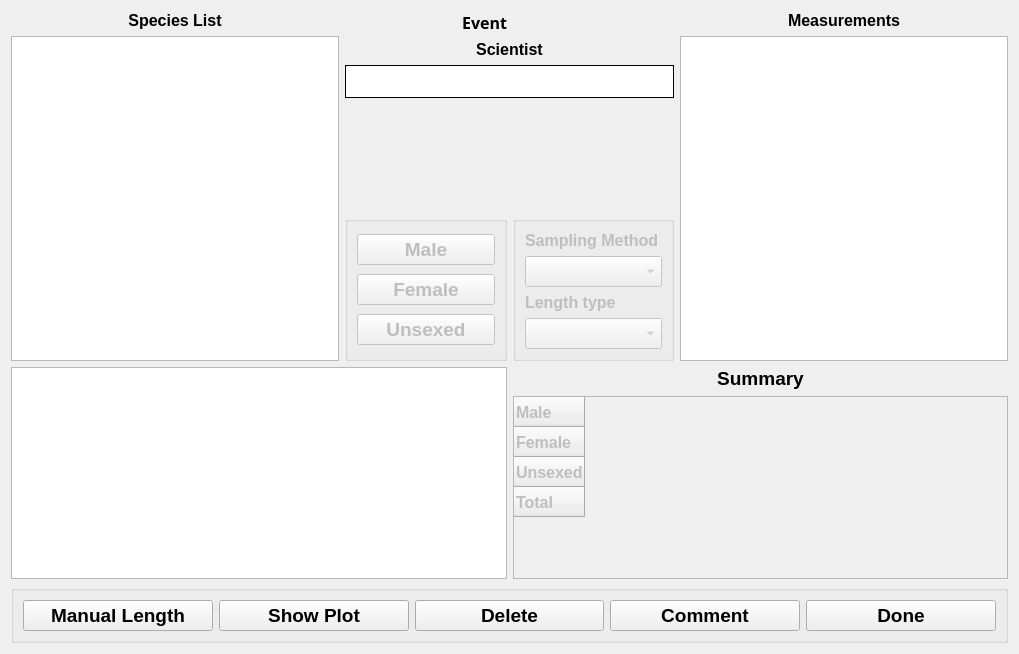
<?xml version="1.0" encoding="UTF-8"?>
<ui version="4.0">
 <class>clamsLength</class>
 <widget class="QDialog" name="clamsLength">
  <property name="geometry">
   <rect>
    <x>0</x>
    <y>0</y>
    <width>1019</width>
    <height>654</height>
   </rect>
  </property>
  <property name="windowTitle">
   <string>CLAMS Length</string>
  </property>
  <layout class="QVBoxLayout" name="verticalLayout_5">
   <item>
    <layout class="QHBoxLayout" name="horizontalLayout_2">
     <item>
      <layout class="QVBoxLayout" name="verticalLayout_3">
       <item>
        <widget class="QLabel" name="label_5">
         <property name="sizePolicy">
          <sizepolicy hsizetype="Preferred" vsizetype="Preferred">
           <horstretch>15</horstretch>
           <verstretch>0</verstretch>
          </sizepolicy>
         </property>
         <property name="font">
          <font>
           <pointsize>12</pointsize>
           <bold>true</bold>
          </font>
         </property>
         <property name="text">
          <string>Species List</string>
         </property>
         <property name="alignment">
          <set>Qt::AlignCenter</set>
         </property>
        </widget>
       </item>
       <item>
        <widget class="QListWidget" name="speciesList">
         <property name="sizePolicy">
          <sizepolicy hsizetype="Expanding" vsizetype="MinimumExpanding">
           <horstretch>15</horstretch>
           <verstretch>75</verstretch>
          </sizepolicy>
         </property>
         <property name="font">
          <font>
           <pointsize>11</pointsize>
           <bold>true</bold>
          </font>
         </property>
        </widget>
       </item>
      </layout>
     </item>
     <item>
      <layout class="QGridLayout" name="gridLayout">
       <item row="3" column="0" colspan="2">
        <widget class="QLabel" name="picLabel">
         <property name="sizePolicy">
          <sizepolicy hsizetype="Preferred" vsizetype="MinimumExpanding">
           <horstretch>15</horstretch>
           <verstretch>0</verstretch>
          </sizepolicy>
         </property>
         <property name="font">
          <font>
           <pointsize>36</pointsize>
          </font>
         </property>
         <property name="autoFillBackground">
          <bool>true</bool>
         </property>
         <property name="frameShape">
          <enum>QFrame::NoFrame</enum>
         </property>
         <property name="frameShadow">
          <enum>QFrame::Plain</enum>
         </property>
         <property name="text">
          <string/>
         </property>
        </widget>
       </item>
       <item row="1" column="0" colspan="2">
        <widget class="QLabel" name="label_10">
         <property name="sizePolicy">
          <sizepolicy hsizetype="Preferred" vsizetype="Preferred">
           <horstretch>15</horstretch>
           <verstretch>0</verstretch>
          </sizepolicy>
         </property>
         <property name="font">
          <font>
           <pointsize>12</pointsize>
           <bold>true</bold>
          </font>
         </property>
         <property name="text">
          <string>Scientist</string>
         </property>
         <property name="alignment">
          <set>Qt::AlignCenter</set>
         </property>
        </widget>
       </item>
       <item row="4" column="1">
        <widget class="QGroupBox" name="otherBox">
         <property name="enabled">
          <bool>false</bool>
         </property>
         <property name="title">
          <string/>
         </property>
         <layout class="QVBoxLayout" name="verticalLayout_6">
          <item>
           <widget class="QLabel" name="label_2">
            <property name="font">
             <font>
              <pointsize>12</pointsize>
              <bold>true</bold>
             </font>
            </property>
            <property name="text">
             <string>Sampling Method</string>
            </property>
           </widget>
          </item>
          <item>
           <widget class="QComboBox" name="samplingMethodBox">
            <property name="font">
             <font>
              <pointsize>14</pointsize>
              <bold>true</bold>
             </font>
            </property>
           </widget>
          </item>
          <item>
           <widget class="QLabel" name="label">
            <property name="font">
             <font>
              <pointsize>12</pointsize>
              <bold>true</bold>
             </font>
            </property>
            <property name="text">
             <string>Length type</string>
            </property>
           </widget>
          </item>
          <item>
           <widget class="QComboBox" name="lengthTypeBox">
            <property name="font">
             <font>
              <pointsize>14</pointsize>
              <bold>true</bold>
             </font>
            </property>
           </widget>
          </item>
         </layout>
        </widget>
       </item>
       <item row="4" column="0">
        <widget class="QGroupBox" name="groupSexBox">
         <property name="enabled">
          <bool>false</bool>
         </property>
         <property name="sizePolicy">
          <sizepolicy hsizetype="Preferred" vsizetype="Preferred">
           <horstretch>15</horstretch>
           <verstretch>0</verstretch>
          </sizepolicy>
         </property>
         <property name="title">
          <string/>
         </property>
         <layout class="QVBoxLayout" name="verticalLayout">
          <item>
           <widget class="QPushButton" name="maleBtn">
            <property name="font">
             <font>
              <pointsize>14</pointsize>
              <bold>true</bold>
             </font>
            </property>
            <property name="text">
             <string>Male</string>
            </property>
            <property name="checkable">
             <bool>true</bool>
            </property>
           </widget>
          </item>
          <item>
           <widget class="QPushButton" name="femaleBtn">
            <property name="font">
             <font>
              <pointsize>14</pointsize>
              <bold>true</bold>
             </font>
            </property>
            <property name="text">
             <string>Female</string>
            </property>
            <property name="checkable">
             <bool>true</bool>
            </property>
           </widget>
          </item>
          <item>
           <widget class="QPushButton" name="unsexBtn">
            <property name="font">
             <font>
              <pointsize>14</pointsize>
              <bold>true</bold>
             </font>
            </property>
            <property name="text">
             <string>Unsexed</string>
            </property>
            <property name="checkable">
             <bool>true</bool>
            </property>
           </widget>
          </item>
         </layout>
        </widget>
       </item>
       <item row="2" column="0" colspan="2">
        <widget class="QLabel" name="sciLabel">
         <property name="sizePolicy">
          <sizepolicy hsizetype="Preferred" vsizetype="Preferred">
           <horstretch>15</horstretch>
           <verstretch>0</verstretch>
          </sizepolicy>
         </property>
         <property name="font">
          <font>
           <pointsize>20</pointsize>
           <bold>true</bold>
          </font>
         </property>
         <property name="autoFillBackground">
          <bool>false</bool>
         </property>
         <property name="styleSheet">
          <string notr="true">QWidget {
    background-color: white;
}</string>
         </property>
         <property name="frameShape">
          <enum>QFrame::Panel</enum>
         </property>
         <property name="frameShadow">
          <enum>QFrame::Plain</enum>
         </property>
         <property name="lineWidth">
          <number>1</number>
         </property>
         <property name="text">
          <string/>
         </property>
        </widget>
       </item>
       <item row="0" column="0">
        <widget class="QLabel" name="label_6">
         <property name="font">
          <font>
           <family>Arial Black</family>
           <pointsize>12</pointsize>
           <bold>true</bold>
          </font>
         </property>
         <property name="text">
          <string>Event</string>
         </property>
         <property name="alignment">
          <set>Qt::AlignRight|Qt::AlignTrailing|Qt::AlignVCenter</set>
         </property>
        </widget>
       </item>
       <item row="0" column="1">
        <widget class="QLabel" name="haulNum">
         <property name="font">
          <font>
           <family>Arial Black</family>
           <pointsize>12</pointsize>
           <bold>true</bold>
          </font>
         </property>
         <property name="text">
          <string/>
         </property>
        </widget>
       </item>
      </layout>
     </item>
     <item>
      <layout class="QVBoxLayout" name="verticalLayout_2">
       <item>
        <widget class="QLabel" name="label_3">
         <property name="sizePolicy">
          <sizepolicy hsizetype="Preferred" vsizetype="Preferred">
           <horstretch>15</horstretch>
           <verstretch>0</verstretch>
          </sizepolicy>
         </property>
         <property name="font">
          <font>
           <pointsize>12</pointsize>
           <bold>true</bold>
          </font>
         </property>
         <property name="text">
          <string>Measurements</string>
         </property>
         <property name="alignment">
          <set>Qt::AlignCenter</set>
         </property>
        </widget>
       </item>
       <item>
        <widget class="QTableView" name="measureView">
         <property name="sizePolicy">
          <sizepolicy hsizetype="Expanding" vsizetype="MinimumExpanding">
           <horstretch>15</horstretch>
           <verstretch>75</verstretch>
          </sizepolicy>
         </property>
         <property name="minimumSize">
          <size>
           <width>0</width>
           <height>325</height>
          </size>
         </property>
         <property name="font">
          <font>
           <pointsize>11</pointsize>
           <bold>true</bold>
          </font>
         </property>
         <attribute name="verticalHeaderVisible">
          <bool>false</bool>
         </attribute>
        </widget>
       </item>
      </layout>
     </item>
    </layout>
   </item>
   <item>
    <layout class="QHBoxLayout" name="horizontalLayout_3">
     <item>
      <widget class="QGraphicsView" name="lfPlot">
       <property name="sizePolicy">
        <sizepolicy hsizetype="Expanding" vsizetype="Minimum">
         <horstretch>0</horstretch>
         <verstretch>0</verstretch>
        </sizepolicy>
       </property>
       <property name="minimumSize">
        <size>
         <width>0</width>
         <height>0</height>
        </size>
       </property>
      </widget>
     </item>
     <item>
      <layout class="QVBoxLayout" name="verticalLayout_4">
       <item>
        <widget class="QLabel" name="label_4">
         <property name="sizePolicy">
          <sizepolicy hsizetype="Preferred" vsizetype="Preferred">
           <horstretch>0</horstretch>
           <verstretch>0</verstretch>
          </sizepolicy>
         </property>
         <property name="font">
          <font>
           <pointsize>14</pointsize>
           <bold>true</bold>
          </font>
         </property>
         <property name="text">
          <string>Summary</string>
         </property>
         <property name="alignment">
          <set>Qt::AlignCenter</set>
         </property>
        </widget>
       </item>
       <item>
        <widget class="QTableWidget" name="sumTable">
         <property name="enabled">
          <bool>false</bool>
         </property>
         <property name="sizePolicy">
          <sizepolicy hsizetype="Expanding" vsizetype="Preferred">
           <horstretch>0</horstretch>
           <verstretch>0</verstretch>
          </sizepolicy>
         </property>
         <property name="font">
          <font>
           <pointsize>12</pointsize>
           <bold>true</bold>
          </font>
         </property>
         <row>
          <property name="text">
           <string>Male</string>
          </property>
         </row>
         <row>
          <property name="text">
           <string>Female</string>
          </property>
         </row>
         <row>
          <property name="text">
           <string>Unsexed</string>
          </property>
         </row>
         <row>
          <property name="text">
           <string>Total</string>
          </property>
         </row>
        </widget>
       </item>
      </layout>
     </item>
    </layout>
   </item>
   <item>
    <widget class="QGroupBox" name="bottomBox">
     <property name="title">
      <string/>
     </property>
     <layout class="QHBoxLayout" name="horizontalLayout">
      <item>
       <widget class="QPushButton" name="manualBtn">
        <property name="font">
         <font>
          <pointsize>14</pointsize>
          <bold>true</bold>
         </font>
        </property>
        <property name="text">
         <string>Manual Length</string>
        </property>
       </widget>
      </item>
      <item>
       <widget class="QPushButton" name="extraBtn_2">
        <property name="font">
         <font>
          <pointsize>14</pointsize>
          <bold>true</bold>
         </font>
        </property>
        <property name="text">
         <string>Show Plot</string>
        </property>
        <property name="checkable">
         <bool>true</bool>
        </property>
       </widget>
      </item>
      <item>
       <widget class="QPushButton" name="deleteBtn">
        <property name="font">
         <font>
          <pointsize>14</pointsize>
          <bold>true</bold>
         </font>
        </property>
        <property name="text">
         <string>Delete</string>
        </property>
       </widget>
      </item>
      <item>
       <widget class="QPushButton" name="commentBtn">
        <property name="font">
         <font>
          <pointsize>14</pointsize>
          <bold>true</bold>
         </font>
        </property>
        <property name="text">
         <string>Comment</string>
        </property>
       </widget>
      </item>
      <item>
       <widget class="QPushButton" name="doneBtn">
        <property name="font">
         <font>
          <pointsize>14</pointsize>
          <bold>true</bold>
         </font>
        </property>
        <property name="text">
         <string>Done</string>
        </property>
       </widget>
      </item>
     </layout>
    </widget>
   </item>
  </layout>
 </widget>
 <resources/>
 <connections/>
</ui>
